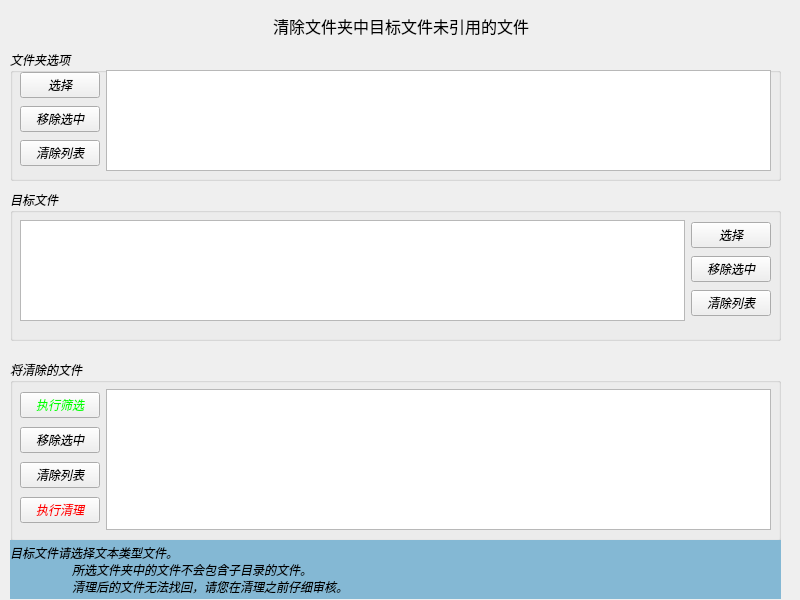
<?xml version="1.0" encoding="UTF-8"?>
<ui version="4.0">
    <class>Form</class>
    <widget class="QWidget" name="Form">
        <property name="geometry">
            <rect>
                <x>0</x>
                <y>0</y>
                <width>800</width>
                <height>600</height>
            </rect>
        </property>
        <property name="maximumSize">
            <size>
                <width>800</width>
                <height>600</height>
            </size>
        </property>
        <property name="font">
            <font>
                <family>Maple Mono NF CN</family>
                <italic>true</italic>
            </font>
        </property>
        <property name="windowTitle">
            <string>Form</string>
        </property>
        <widget class="QWidget" name="horizontalLayoutWidget">
            <property name="geometry">
                <rect>
                    <x>0</x>
                    <y>0</y>
                    <width>801</width>
                    <height>51</height>
                </rect>
            </property>
            <layout class="QHBoxLayout" name="horizontalLayout">
                <item>
                    <spacer name="horizontalSpacer">
                        <property name="orientation">
                            <enum>Qt::Orientation::Horizontal</enum>
                        </property>
                        <property name="sizeHint" stdset="0">
                            <size>
                                <width>40</width>
                                <height>20</height>
                            </size>
                        </property>
                    </spacer>
                </item>
                <item>
                    <widget class="QLabel" name="label">
                        <property name="font">
                            <font>
                                <family>Microsoft YaHei UI</family>
                                <pointsize>12</pointsize>
                                <italic>false</italic>
                                <bold>false</bold>
                            </font>
                        </property>
                        <property name="text">
                            <string>清除文件夹中目标文件未引用的文件</string>
                        </property>
                    </widget>
                </item>
                <item>
                    <spacer name="horizontalSpacer_2">
                        <property name="orientation">
                            <enum>Qt::Orientation::Horizontal</enum>
                        </property>
                        <property name="sizeHint" stdset="0">
                            <size>
                                <width>40</width>
                                <height>20</height>
                            </size>
                        </property>
                    </spacer>
                </item>
            </layout>
        </widget>
        <widget class="QGroupBox" name="groupBox">
            <property name="geometry">
                <rect>
                    <x>10</x>
                    <y>50</y>
                    <width>771</width>
                    <height>131</height>
                </rect>
            </property>
            <property name="title">
                <string>文件夹选项</string>
            </property>
            <widget class="QWidget" name="horizontalLayoutWidget_2">
                <property name="geometry">
                    <rect>
                        <x>10</x>
                        <y>20</y>
                        <width>751</width>
                        <height>101</height>
                    </rect>
                </property>
                <layout class="QHBoxLayout" name="horizontalLayout_2">
                    <item>
                        <layout class="QVBoxLayout" name="verticalLayout">
                            <item>
                                <widget class="QPushButton" name="pushButton">
                                    <property name="text">
                                        <string>选择</string>
                                    </property>
                                    <property name="flat">
                                        <bool>false</bool>
                                    </property>
                                </widget>
                            </item>
                            <item>
                                <widget class="QPushButton" name="pushButton_2">
                                    <property name="text">
                                        <string>移除选中</string>
                                    </property>
                                    <property name="flat">
                                        <bool>false</bool>
                                    </property>
                                </widget>
                            </item>
                            <item>
                                <widget class="QPushButton" name="pushButton_3">
                                    <property name="text">
                                        <string>清除列表</string>
                                    </property>
                                    <property name="autoDefault">
                                        <bool>false</bool>
                                    </property>
                                    <property name="default">
                                        <bool>false</bool>
                                    </property>
                                    <property name="flat">
                                        <bool>false</bool>
                                    </property>
                                </widget>
                            </item>
                        </layout>
                    </item>
                    <item>
                        <widget class="QListView" name="listView" />
                    </item>
                </layout>
            </widget>
        </widget>
        <widget class="QGroupBox" name="groupBox_2">
            <property name="geometry">
                <rect>
                    <x>10</x>
                    <y>190</y>
                    <width>771</width>
                    <height>151</height>
                </rect>
            </property>
            <property name="font">
                <font>
                    <family>Maple Mono NF CN</family>
                    <italic>true</italic>
                    <bold>false</bold>
                </font>
            </property>
            <property name="title">
                <string>目标文件</string>
            </property>
            <widget class="QWidget" name="horizontalLayoutWidget_3">
                <property name="geometry">
                    <rect>
                        <x>10</x>
                        <y>30</y>
                        <width>751</width>
                        <height>101</height>
                    </rect>
                </property>
                <layout class="QHBoxLayout" name="horizontalLayout_3">
                    <item>
                        <widget class="QListView" name="listView_2" />
                    </item>
                    <item>
                        <layout class="QVBoxLayout" name="verticalLayout_2">
                            <item>
                                <widget class="QPushButton" name="pushButton_4">
                                    <property name="text">
                                        <string>选择</string>
                                    </property>
                                </widget>
                            </item>
                            <item>
                                <widget class="QPushButton" name="pushButton_5">
                                    <property name="text">
                                        <string>移除选中</string>
                                    </property>
                                </widget>
                            </item>
                            <item>
                                <widget class="QPushButton" name="pushButton_6">
                                    <property name="text">
                                        <string>清除列表</string>
                                    </property>
                                </widget>
                            </item>
                        </layout>
                    </item>
                </layout>
            </widget>
        </widget>
        <widget class="QGroupBox" name="groupBox_3">
            <property name="geometry">
                <rect>
                    <x>10</x>
                    <y>360</y>
                    <width>771</width>
                    <height>181</height>
                </rect>
            </property>
            <property name="title">
                <string>将清除的文件</string>
            </property>
            <widget class="QWidget" name="horizontalLayoutWidget_4">
                <property name="geometry">
                    <rect>
                        <x>10</x>
                        <y>29</y>
                        <width>751</width>
                        <height>141</height>
                    </rect>
                </property>
                <layout class="QHBoxLayout" name="horizontalLayout_4">
                    <item>
                        <layout class="QVBoxLayout" name="verticalLayout_3">
                            <item>
                                <widget class="QPushButton" name="pushButton_7">
                                    <property name="styleSheet">
                                        <string notr="true">color: rgb(0, 255, 0);</string>
                                    </property>
                                    <property name="text">
                                        <string>执行筛选</string>
                                    </property>
                                </widget>
                            </item>
                            <item>
                                <widget class="QPushButton" name="pushButton_8">
                                    <property name="text">
                                        <string>移除选中</string>
                                    </property>
                                </widget>
                            </item>
                            <item>
                                <widget class="QPushButton" name="pushButton_9">
                                    <property name="text">
                                        <string>清除列表</string>
                                    </property>
                                </widget>
                            </item>
                            <item>
                                <widget class="QPushButton" name="pushButton_10">
                                    <property name="styleSheet">
                                        <string notr="true">color: rgb(255, 0, 0);</string>
                                    </property>
                                    <property name="text">
                                        <string>执行清理</string>
                                    </property>
                                </widget>
                            </item>
                        </layout>
                    </item>
                    <item>
                        <widget class="QListView" name="listView_3" />
                    </item>
                </layout>
            </widget>
        </widget>
        <widget class="QLabel" name="label_3">
            <property name="geometry">
                <rect>
                    <x>0</x>
                    <y>0</y>
                    <width>800</width>
                    <height>600</height>
                </rect>
            </property>
            <property name="text">
                <string />
            </property>
            <property name="pixmap">
                <pixmap>simple.png</pixmap>
            </property>
            <property name="scaledContents">
                <bool>true</bool>
            </property>
        </widget>
        <widget class="QLabel" name="label_2">
            <property name="geometry">
                <rect>
                    <x>10</x>
                    <y>540</y>
                    <width>771</width>
                    <height>59</height>
                </rect>
            </property>
            <property name="styleSheet">
                <string notr="true">background-color: rgb(132, 184, 212);
                </string>
            </property>
            <property name="text">
                <string>目标文件请选择文本类型文件。
                    所选文件夹中的文件不会包含子目录的文件。
                    清理后的文件无法找回，请您在清理之前仔细审核。</string>
            </property>
            <property name="alignment">
                <set>
                    Qt::AlignmentFlag::AlignLeading|Qt::AlignmentFlag::AlignLeft|Qt::AlignmentFlag::AlignVCenter</set>
            </property>
        </widget>
        <zorder>label_3</zorder>
        <zorder>horizontalLayoutWidget</zorder>
        <zorder>groupBox</zorder>
        <zorder>groupBox_2</zorder>
        <zorder>groupBox_3</zorder>
        <zorder>label_2</zorder>
    </widget>
    <resources />
    <connections />
</ui>
